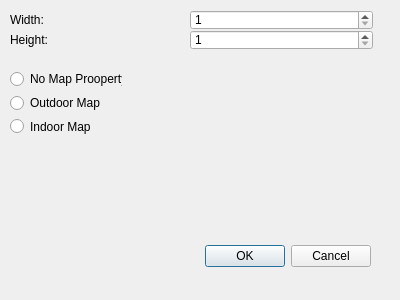
<?xml version="1.0" encoding="UTF-8"?>
<ui version="4.0">
 <class>NewMapDialog</class>
 <widget class="QDialog" name="NewMapDialog">
  <property name="geometry">
   <rect>
    <x>0</x>
    <y>0</y>
    <width>400</width>
    <height>300</height>
   </rect>
  </property>
  <property name="windowTitle">
   <string>New Map Dialog</string>
  </property>
  <widget class="QDialogButtonBox" name="buttonBox">
   <property name="geometry">
    <rect>
     <x>30</x>
     <y>240</y>
     <width>341</width>
     <height>32</height>
    </rect>
   </property>
   <property name="orientation">
    <enum>Qt::Horizontal</enum>
   </property>
   <property name="standardButtons">
    <set>QDialogButtonBox::Cancel|QDialogButtonBox::Ok</set>
   </property>
  </widget>
  <widget class="QLabel" name="width_lable">
   <property name="geometry">
    <rect>
     <x>10</x>
     <y>10</y>
     <width>183</width>
     <height>20</height>
    </rect>
   </property>
   <property name="font">
    <font>
     <pointsize>9</pointsize>
     <weight>50</weight>
     <bold>false</bold>
    </font>
   </property>
   <property name="toolTip">
    <string>How many tiles wide the map will be</string>
   </property>
   <property name="text">
    <string>Width:</string>
   </property>
  </widget>
  <widget class="QSpinBox" name="widthSpinBox">
   <property name="geometry">
    <rect>
     <x>190</x>
     <y>10</y>
     <width>183</width>
     <height>20</height>
    </rect>
   </property>
   <property name="minimum">
    <number>1</number>
   </property>
  </widget>
  <widget class="QLabel" name="height_lable">
   <property name="geometry">
    <rect>
     <x>10</x>
     <y>30</y>
     <width>183</width>
     <height>20</height>
    </rect>
   </property>
   <property name="font">
    <font>
     <pointsize>9</pointsize>
     <weight>50</weight>
     <bold>false</bold>
    </font>
   </property>
   <property name="toolTip">
    <string>How many tiles wide the map will be</string>
   </property>
   <property name="text">
    <string>Height:</string>
   </property>
  </widget>
  <widget class="QSpinBox" name="heightSpinBox">
   <property name="geometry">
    <rect>
     <x>190</x>
     <y>30</y>
     <width>183</width>
     <height>20</height>
    </rect>
   </property>
   <property name="minimum">
    <number>1</number>
   </property>
  </widget>
  <widget class="QWidget" name="">
   <property name="geometry">
    <rect>
     <x>10</x>
     <y>70</y>
     <width>112</width>
     <height>65</height>
    </rect>
   </property>
   <layout class="QVBoxLayout" name="verticalLayout">
    <item>
     <widget class="QRadioButton" name="noPropertyRadioBtn">
      <property name="text">
       <string>No Map Prooperty</string>
      </property>
     </widget>
    </item>
    <item>
     <widget class="QRadioButton" name="outdoorRadioBtn">
      <property name="text">
       <string>Outdoor Map</string>
      </property>
     </widget>
    </item>
    <item>
     <widget class="QRadioButton" name="indoorRadioBtn">
      <property name="text">
       <string>Indoor Map</string>
      </property>
     </widget>
    </item>
   </layout>
  </widget>
 </widget>
 <resources/>
 <connections>
  <connection>
   <sender>buttonBox</sender>
   <signal>accepted()</signal>
   <receiver>NewMapDialog</receiver>
   <slot>accept()</slot>
   <hints>
    <hint type="sourcelabel">
     <x>248</x>
     <y>254</y>
    </hint>
    <hint type="destinationlabel">
     <x>157</x>
     <y>274</y>
    </hint>
   </hints>
  </connection>
  <connection>
   <sender>buttonBox</sender>
   <signal>rejected()</signal>
   <receiver>NewMapDialog</receiver>
   <slot>reject()</slot>
   <hints>
    <hint type="sourcelabel">
     <x>316</x>
     <y>260</y>
    </hint>
    <hint type="destinationlabel">
     <x>286</x>
     <y>274</y>
    </hint>
   </hints>
  </connection>
 </connections>
</ui>
